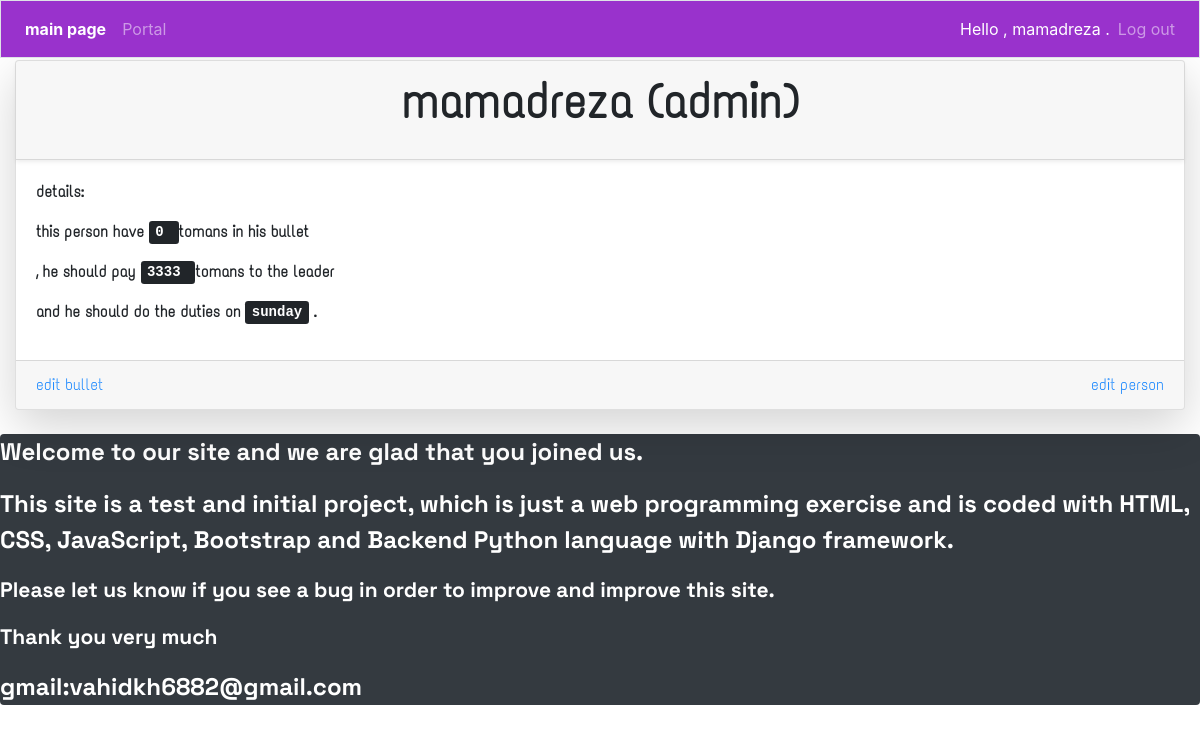
The page /cartable/41/ (signed in) on the database its author committed.
### app1/models.py (models this page shows, shortened)
class Person(models.Model):
    CHOICES=(('5','saturday'),('6','sunday'),('0','monday'),('1','tuesday'),('2','wednesday'),('3','thursday'),('4','friday'))
    captain=models.ForeignKey(User,on_delete=models.CASCADE)
    adminswitch=models.BooleanField(default=False)
    name=models.CharField(max_length=200)
    lastname=models.CharField(max_length=200)
    owe=models.IntegerField()
    bullet=models.IntegerField()
    week = models.TextField(max_length=20,choices=CHOICES,default="user")

### app1/views.py (the view)
# urls.py: path('cartable/<int:topic_id>/',views.persons_personal,name='persons'),
@login_required
def persons_personal(request,topic_id):                                      #page of a person in a captain group
    person=get_object_or_404(Person,id=topic_id)
    weeks={'5':'saturday','6':'sunday','0':'monday','1':'tuesday','2':'wednesday','3':'thursday','4':'friday'}
    duty=weeks[person.week]
    if person.captain != request.user :
        raise Http404
    context={'person':person,'duty':duty}
    return render(request,'app1/persons_personal.html',context)

### app1/templates/app1/persons_personal.html (shortened to what this page needs)
{% extends "app1/base.html" %}
{% block content %}
<div class="card shadow-lg ">
	<div class=" card-header text-center display-3 shadow-sm font-weight-bold" style="font-size:4vw;">
		<p> {{person.name}} {{person.lastname}}</p>
	</div>
	<div class=" card-body font-weight-bolder ">
		<p>details:</p>
			<p>this person have <kbd> {{person.bullet}} </kbd> tomans in his bullet </p>
			<p>, he should pay <kbd> {{person.owe}} </kbd> tomans to the leader</p>
			<p>and he should do the duties on <kbd>{{duty}}</kbd> .</p>
	</div>
	<div class="card-footer d-flex justify-content-between ">
	    <a href="{% url 'app1:edit_person_bullet' person.id %}">edit bullet</a>
		<a href="{% url 'app1:edit_person' person.id %}">edit person</a>
	</div>
</div>
	  {% endblock content %}

### app1/templates/app1/base.html (shortened to what this page needs)
{% load bootstrap4 %}
{% load static %}
<!doctype html>
<html lang="en">
   <head>
      <link rel="stylesheet" href="{% static 'style.css' %}" type="text/css">
      {% bootstrap_css %}
   </head>
   <body>
       <nav class="navbar navbar-expand-md navbar-dark mb-1 border fixed-top" style="background-color:	#9932CC;">
         <ul class="navbar-nav">
            <li class="nav-item">
               <a class="nav-link font-weight-bold text-white" href="{% url 'app1:index' %}">main page</a>
            </li>
         </ul>
         <div id="navbarCollapse" class="collapse navbar-collapse">
            <ul class="navbar-nav mr-auto">
               <li class="nav-item">
                  <a class="nav-link" href="{% url 'app1:person' %}">Portal</a>
               </li>
            </ul>
            <ul class="navbar-nav ml-auto">
               {% if user.is_authenticated %}
                  <li class="nav-item">
                     <span class="navbar-text text-white">Hello , {{user.username}} .</span>
                  </li>
                  <li class="nav-item">
                     <a class="nav-link" href="{% url 'users:logout' %}">Log out</a>
                  </li>
               {% endif %}
            </ul>
         </div>
       </nav>
       <main role="main" class="container-fluid sizemax mt-5 mb-4" >
         <div class="pb-2 mb-1">
         </div>
         <div style="font-family:eng2;">
            {% block content %}{% endblock content %}
         </div>
       </main>
       <div class="bg-dark rounded text-white lead strong" style="font-family:eng5;font-size:2vw;bottom:0;">
         <p>Welcome to our site and we are glad that you joined us.</p>
         <p >This site is a test and initial project, which is just a web programming exercise and is coded with HTML,
             CSS, JavaScript, Bootstrap and Backend Python language with Django framework. </p>
         <p class="small">Please let us know if you see a bug in order to improve and improve this site.</p>
         <p class="small">Thank you very much</p>
         <p>gmail:vahidkh6882@gmail.com</p>
       </div>
   </body>
</html>

### rows shown on the page
Person: name "mamadreza", lastname "(admin)", bullet "0", owe "3333"

### other values the page prints
{{ user.username }} "mamadreza"
{{ duty }} "sunday"
